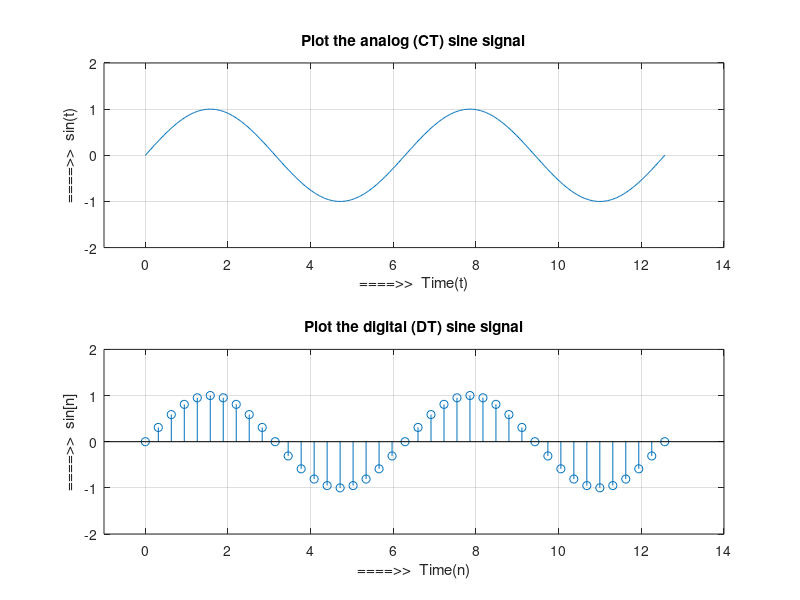

Here is the MATLAB script that generated this plot:
% Plot the sine CT and DT signal
t = 0:pi/100:4*pi;
y = sin(t);
subplot(2,1,1);
plot(t, y);
xlabel('====>>  Time(t)');
ylabel('====>>  sin(t)');
title('Plot the analog (CT) sine signal')
axis([-1 14 -2 2])
grid on


n = 0:pi/10:4*pi;
y = sin(n);
subplot(2,1,2);
stem(n, y);
xlabel('====>>  Time(n)');
ylabel('====>>  sin[n]');
title('Plot the digital (DT) sine signal')
axis([-1 14 -2 2])
grid on